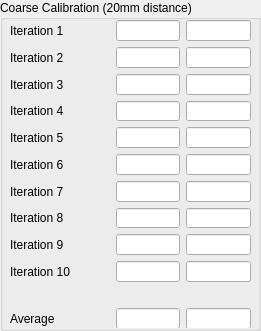
     <widget class="QGroupBox" name="groupbox_esteps_coarse">
      <property name="geometry">
       <rect>
        <x>10</x>
        <y>10</y>
        <width>261</width>
        <height>331</height>
       </rect>
      </property>
      <property name="title">
       <string>Coarse Calibration (20mm distance)</string>
      </property>
      <widget class="QWidget" name="gridLayoutWidget_3">
       <property name="geometry">
        <rect>
         <x>10</x>
         <y>20</y>
         <width>241</width>
         <height>308</height>
        </rect>
       </property>
       <layout class="QGridLayout" name="layout_coarse_results" columnminimumwidth="100,0,0">
        <item row="8" column="1">
         <widget class="QLineEdit" name="txt_esteps_8">
          <property name="font">
           <font>
            <weight>50</weight>
            <bold>false</bold>
           </font>
          </property>
          <property name="alignment">
           <set>Qt::AlignRight|Qt::AlignTrailing|Qt::AlignVCenter</set>
          </property>
          <property name="readOnly">
           <bool>true</bool>
          </property>
         </widget>
        </item>
        <item row="9" column="0">
         <widget class="QLabel" name="lbl_esteps_coarse_10_static">
          <property name="font">
           <font>
            <weight>50</weight>
            <bold>false</bold>
           </font>
          </property>
          <property name="text">
           <string>Iteration 10</string>
          </property>
         </widget>
        </item>
        <item row="9" column="2">
         <widget class="QLineEdit" name="txt_esteps_pct_9">
          <property name="font">
           <font>
            <weight>50</weight>
            <bold>false</bold>
           </font>
          </property>
          <property name="alignment">
           <set>Qt::AlignRight|Qt::AlignTrailing|Qt::AlignVCenter</set>
          </property>
          <property name="readOnly">
           <bool>true</bool>
          </property>
         </widget>
        </item>
        <item row="8" column="2">
         <widget class="QLineEdit" name="txt_esteps_pct_8">
          <property name="font">
           <font>
            <weight>50</weight>
            <bold>false</bold>
           </font>
          </property>
          <property name="alignment">
           <set>Qt::AlignRight|Qt::AlignTrailing|Qt::AlignVCenter</set>
          </property>
          <property name="readOnly">
           <bool>true</bool>
          </property>
         </widget>
        </item>
        <item row="9" column="1">
         <widget class="QLineEdit" name="txt_esteps_9">
          <property name="font">
           <font>
            <weight>50</weight>
            <bold>false</bold>
           </font>
          </property>
          <property name="alignment">
           <set>Qt::AlignRight|Qt::AlignTrailing|Qt::AlignVCenter</set>
          </property>
          <property name="readOnly">
           <bool>true</bool>
          </property>
         </widget>
        </item>
        <item row="1" column="1">
         <widget class="QLineEdit" name="txt_esteps_1">
          <property name="font">
           <font>
            <weight>50</weight>
            <bold>false</bold>
           </font>
          </property>
          <property name="alignment">
           <set>Qt::AlignRight|Qt::AlignTrailing|Qt::AlignVCenter</set>
          </property>
          <property name="readOnly">
           <bool>true</bool>
          </property>
         </widget>
        </item>
        <item row="4" column="0">
         <widget class="QLabel" name="lbl_esteps_coarse_5_static">
          <property name="font">
           <font>
            <weight>50</weight>
            <bold>false</bold>
           </font>
          </property>
          <property name="text">
           <string>Iteration 5</string>
          </property>
         </widget>
        </item>
        <item row="0" column="1">
         <widget class="QLineEdit" name="txt_esteps_0">
          <property name="font">
           <font>
            <weight>50</weight>
            <bold>false</bold>
           </font>
          </property>
          <property name="alignment">
           <set>Qt::AlignRight|Qt::AlignTrailing|Qt::AlignVCenter</set>
          </property>
          <property name="readOnly">
           <bool>true</bool>
          </property>
         </widget>
        </item>
        <item row="3" column="0">
         <widget class="QLabel" name="lbl_esteps_coarse_4_static">
          <property name="font">
           <font>
            <weight>50</weight>
            <bold>false</bold>
           </font>
          </property>
          <property name="text">
           <string>Iteration 4</string>
          </property>
         </widget>
        </item>
        <item row="0" column="0">
         <widget class="QLabel" name="lbl_esteps_coarse_1_static">
          <property name="font">
           <font>
            <weight>50</weight>
            <bold>false</bold>
           </font>
          </property>
          <property name="text">
           <string>Iteration 1</string>
          </property>
         </widget>
        </item>
        <item row="1" column="2">
         <widget class="QLineEdit" name="txt_esteps_pct_1">
          <property name="font">
           <font>
            <weight>50</weight>
            <bold>false</bold>
           </font>
          </property>
          <property name="alignment">
           <set>Qt::AlignRight|Qt::AlignTrailing|Qt::AlignVCenter</set>
          </property>
          <property name="readOnly">
           <bool>true</bool>
          </property>
         </widget>
        </item>
        <item row="0" column="2">
         <widget class="QLineEdit" name="txt_esteps_pct_0">
          <property name="font">
           <font>
            <weight>50</weight>
            <bold>false</bold>
           </font>
          </property>
          <property name="alignment">
           <set>Qt::AlignRight|Qt::AlignTrailing|Qt::AlignVCenter</set>
          </property>
          <property name="readOnly">
           <bool>true</bool>
          </property>
         </widget>
        </item>
        <item row="1" column="0">
         <widget class="QLabel" name="lbl_esteps_coarse_2_static">
          <property name="font">
           <font>
            <weight>50</weight>
            <bold>false</bold>
           </font>
          </property>
          <property name="text">
           <string>Iteration 2</string>
          </property>
         </widget>
        </item>
        <item row="2" column="0">
         <widget class="QLabel" name="lbl_esteps_coarse_3_static">
          <property name="font">
           <font>
            <weight>50</weight>
            <bold>false</bold>
           </font>
          </property>
          <property name="text">
           <string>Iteration 3</string>
          </property>
         </widget>
        </item>
        <item row="6" column="0">
         <widget class="QLabel" name="lbl_esteps_coarse_7_static">
          <property name="font">
           <font>
            <weight>50</weight>
            <bold>false</bold>
           </font>
          </property>
          <property name="text">
           <string>Iteration 7</string>
          </property>
         </widget>
        </item>
        <item row="5" column="0">
         <widget class="QLabel" name="lbl_esteps_coarse_6_static">
          <property name="font">
           <font>
            <weight>50</weight>
            <bold>false</bold>
           </font>
          </property>
          <property name="text">
           <string>Iteration 6</string>
          </property>
         </widget>
        </item>
        <item row="3" column="2">
         <widget class="QLineEdit" name="txt_esteps_pct_3">
          <property name="font">
           <font>
            <weight>50</weight>
            <bold>false</bold>
           </font>
          </property>
          <property name="alignment">
           <set>Qt::AlignRight|Qt::AlignTrailing|Qt::AlignVCenter</set>
          </property>
          <property name="readOnly">
           <bool>true</bool>
          </property>
         </widget>
        </item>
        <item row="3" column="1">
         <widget class="QLineEdit" name="txt_esteps_3">
          <property name="font">
           <font>
            <weight>50</weight>
            <bold>false</bold>
           </font>
          </property>
          <property name="alignment">
           <set>Qt::AlignRight|Qt::AlignTrailing|Qt::AlignVCenter</set>
          </property>
          <property name="readOnly">
           <bool>true</bool>
          </property>
         </widget>
        </item>
        <item row="2" column="2">
         <widget class="QLineEdit" name="txt_esteps_pct_2">
          <property name="font">
           <font>
            <weight>50</weight>
            <bold>false</bold>
           </font>
          </property>
          <property name="alignment">
           <set>Qt::AlignRight|Qt::AlignTrailing|Qt::AlignVCenter</set>
          </property>
          <property name="readOnly">
           <bool>true</bool>
          </property>
         </widget>
        </item>
        <item row="2" column="1">
         <widget class="QLineEdit" name="txt_esteps_2">
          <property name="font">
           <font>
            <weight>50</weight>
            <bold>false</bold>
           </font>
          </property>
          <property name="alignment">
           <set>Qt::AlignRight|Qt::AlignTrailing|Qt::AlignVCenter</set>
          </property>
          <property name="readOnly">
           <bool>true</bool>
          </property>
         </widget>
        </item>
        <item row="4" column="1">
         <widget class="QLineEdit" name="txt_esteps_4">
          <property name="font">
           <font>
            <weight>50</weight>
            <bold>false</bold>
           </font>
          </property>
          <property name="alignment">
           <set>Qt::AlignRight|Qt::AlignTrailing|Qt::AlignVCenter</set>
          </property>
          <property name="readOnly">
           <bool>true</bool>
          </property>
         </widget>
        </item>
        <item row="4" column="2">
         <widget class="QLineEdit" name="txt_esteps_pct_4">
          <property name="font">
           <font>
            <weight>50</weight>
            <bold>false</bold>
           </font>
          </property>
          <property name="alignment">
           <set>Qt::AlignRight|Qt::AlignTrailing|Qt::AlignVCenter</set>
          </property>
          <property name="readOnly">
           <bool>true</bool>
          </property>
         </widget>
        </item>
        <item row="7" column="0">
         <widget class="QLabel" name="lbl_esteps_coarse_8_static">
          <property name="font">
           <font>
            <weight>50</weight>
            <bold>false</bold>
           </font>
          </property>
          <property name="text">
           <string>Iteration 8</string>
          </property>
         </widget>
        </item>
        <item row="5" column="1">
         <widget class="QLineEdit" name="txt_esteps_5">
          <property name="font">
           <font>
            <weight>50</weight>
            <bold>false</bold>
           </font>
          </property>
          <property name="alignment">
           <set>Qt::AlignRight|Qt::AlignTrailing|Qt::AlignVCenter</set>
          </property>
          <property name="readOnly">
           <bool>true</bool>
          </property>
         </widget>
        </item>
        <item row="7" column="1">
         <widget class="QLineEdit" name="txt_esteps_7">
          <property name="font">
           <font>
            <weight>50</weight>
            <bold>false</bold>
           </font>
          </property>
          <property name="alignment">
           <set>Qt::AlignRight|Qt::AlignTrailing|Qt::AlignVCenter</set>
          </property>
          <property name="readOnly">
           <bool>true</bool>
          </property>
         </widget>
        </item>
        <item row="6" column="1">
         <widget class="QLineEdit" name="txt_esteps_6">
          <property name="font">
           <font>
            <weight>50</weight>
            <bold>false</bold>
           </font>
          </property>
          <property name="alignment">
           <set>Qt::AlignRight|Qt::AlignTrailing|Qt::AlignVCenter</set>
          </property>
          <property name="readOnly">
           <bool>true</bool>
          </property>
         </widget>
        </item>
        <item row="6" column="2">
         <widget class="QLineEdit" name="txt_esteps_pct_6">
          <property name="font">
           <font>
            <weight>50</weight>
            <bold>false</bold>
           </font>
          </property>
          <property name="alignment">
           <set>Qt::AlignRight|Qt::AlignTrailing|Qt::AlignVCenter</set>
          </property>
          <property name="readOnly">
           <bool>true</bool>
          </property>
         </widget>
        </item>
        <item row="7" column="2">
         <widget class="QLineEdit" name="txt_esteps_pct_7">
          <property name="font">
           <font>
            <weight>50</weight>
            <bold>false</bold>
           </font>
          </property>
          <property name="alignment">
           <set>Qt::AlignRight|Qt::AlignTrailing|Qt::AlignVCenter</set>
          </property>
          <property name="readOnly">
           <bool>true</bool>
          </property>
         </widget>
        </item>
        <item row="5" column="2">
         <widget class="QLineEdit" name="txt_esteps_pct_5">
          <property name="font">
           <font>
            <weight>50</weight>
            <bold>false</bold>
           </font>
          </property>
          <property name="alignment">
           <set>Qt::AlignRight|Qt::AlignTrailing|Qt::AlignVCenter</set>
          </property>
          <property name="readOnly">
           <bool>true</bool>
          </property>
         </widget>
        </item>
        <item row="8" column="0">
         <widget class="QLabel" name="lbl_esteps_coarse_9_static">
          <property name="font">
           <font>
            <weight>50</weight>
            <bold>false</bold>
           </font>
          </property>
          <property name="text">
           <string>Iteration 9</string>
          </property>
         </widget>
        </item>
        <item row="11" column="0">
         <widget class="QLabel" name="lbl_esteps_coarse_avg_static">
          <property name="text">
           <string>Average</string>
          </property>
         </widget>
        </item>
        <item row="11" column="1">
         <widget class="QLineEdit" name="txt_esteps_coarse_avg">
          <property name="alignment">
           <set>Qt::AlignRight|Qt::AlignTrailing|Qt::AlignVCenter</set>
          </property>
          <property name="readOnly">
           <bool>true</bool>
          </property>
         </widget>
        </item>
        <item row="11" column="2">
         <widget class="QLineEdit" name="txt_esteps_coarse_pct_avg">
          <property name="alignment">
           <set>Qt::AlignRight|Qt::AlignTrailing|Qt::AlignVCenter</set>
          </property>
          <property name="readOnly">
           <bool>true</bool>
          </property>
         </widget>
        </item>
        <item row="10" column="0">
         <spacer name="horizontalSpacer">
          <property name="orientation">
           <enum>Qt::Horizontal</enum>
          </property>
          <property name="sizeHint" stdset="0">
           <size>
            <width>40</width>
            <height>20</height>
           </size>
          </property>
         </spacer>
        </item>
       </layout>
      </widget>
     </widget>
